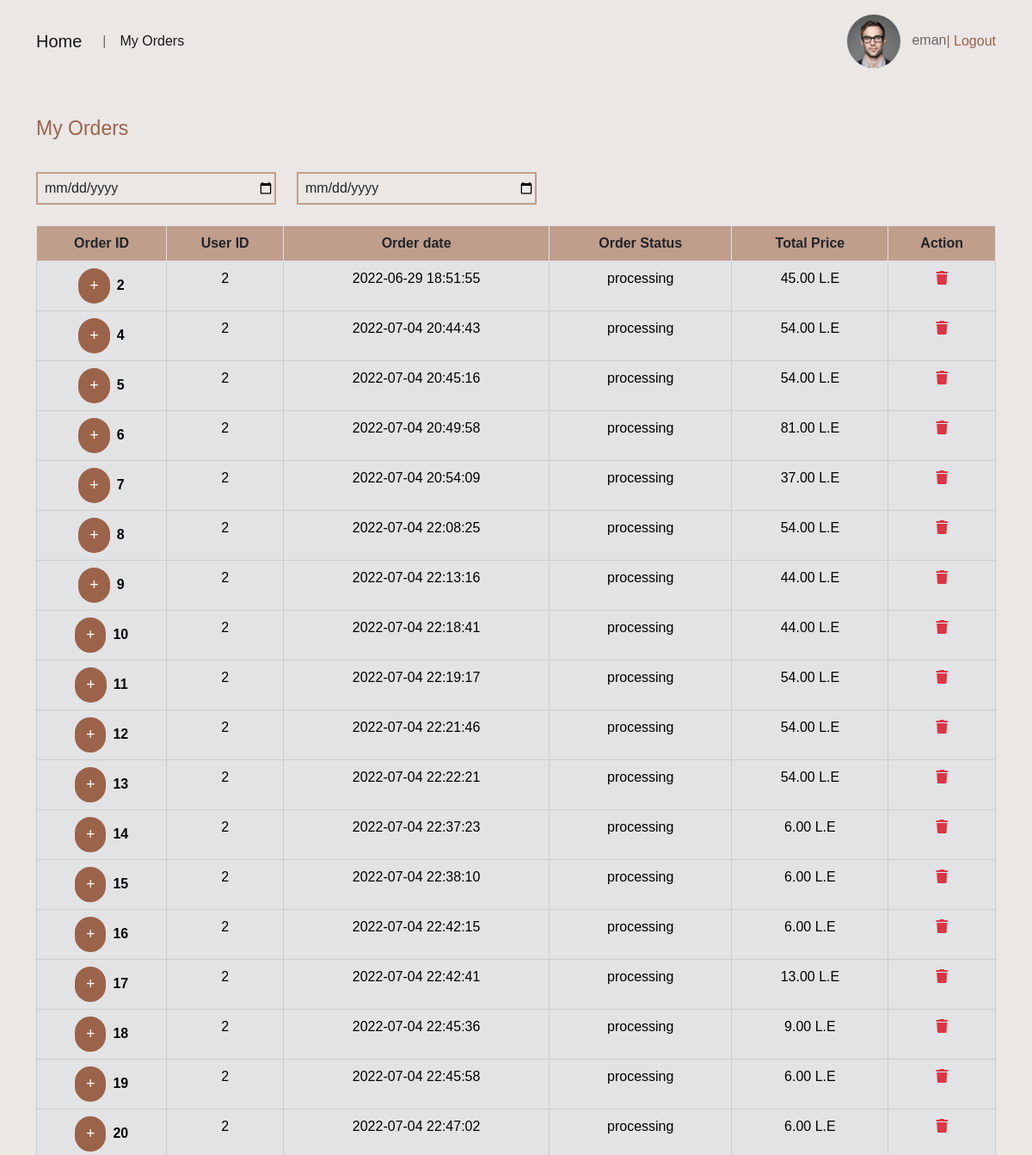
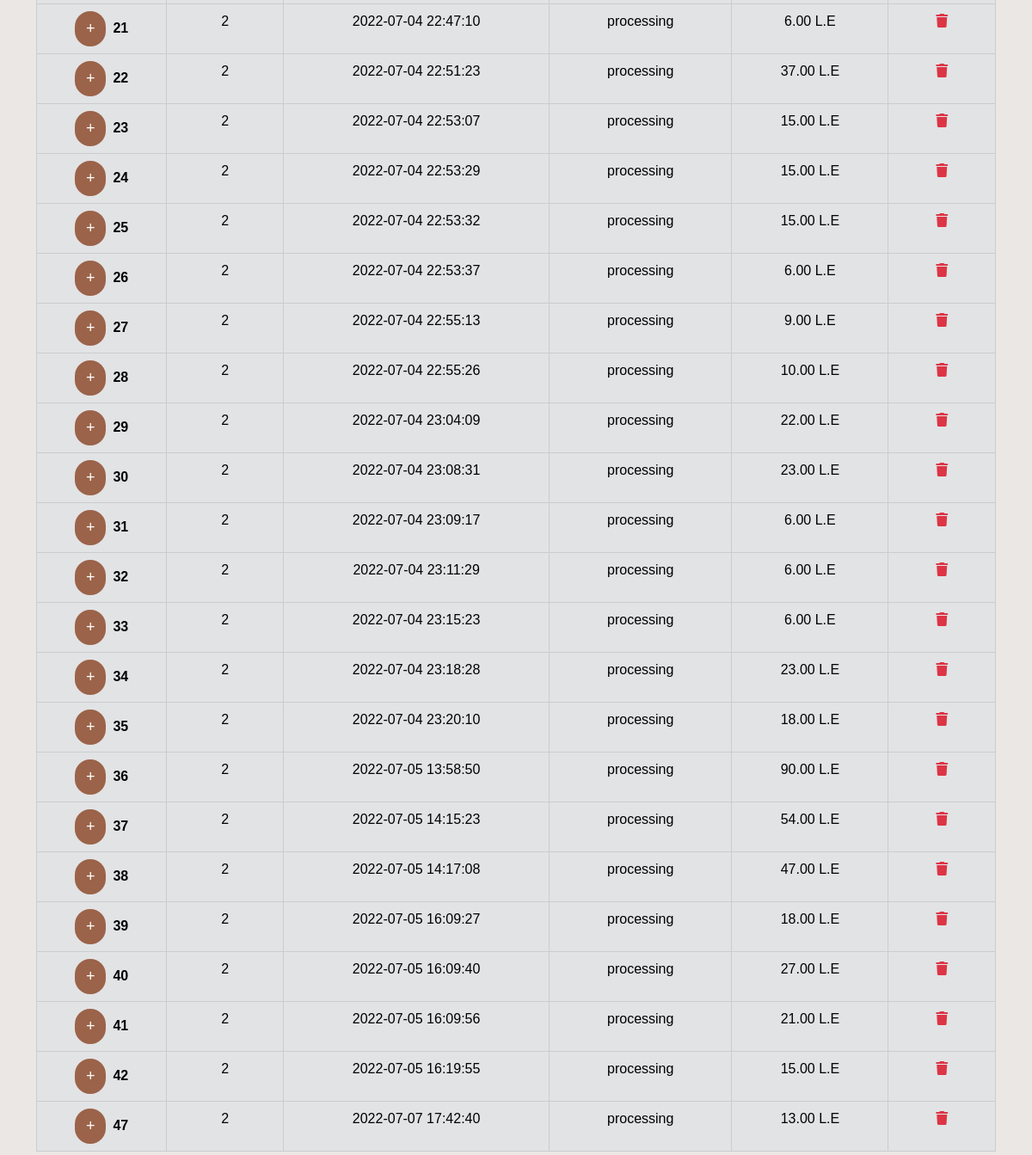
/myOrders.php (signed in), run on the app's committed database (2 pictures, top to bottom).
### tables this page shows
CREATE TABLE `users` (
  `id` int(11) NOT NULL,
  `name` varchar(255) NOT NULL,
  `email` varchar(255) NOT NULL,
  `password` varchar(255) NOT NULL,
  `room_no` int(11) NOT NULL,
  `ext` varchar(255) DEFAULT NULL,
  `img` varchar(255) NOT NULL
);

CREATE TABLE `orders` (
  `id` int(11) NOT NULL,
  `user_id` int(11) DEFAULT NULL,
  `status` enum('processing','out for delivery','done') NOT NULL DEFAULT 'processing',
  `total_price` decimal(8,2) NOT NULL,
  `room_no` int(11) NOT NULL,
  `notes` varchar(255) DEFAULT NULL,
  `order_date` datetime NOT NULL DEFAULT current_timestamp()
);

### myOrders.php (the view, shortened to what this page needs)
<?php
 if (!empty($_SESSION['user'])) {
    $iduserin=$_SESSION['user'];
    require 'connection.php';
    $queryString=$connection->prepare('SELECT name , img FROM `users` WHERE id=?;');
    $queryString->execute([$_SESSION['user']]);
    $user_data=$queryString->fetch();
    $user_name=$user_data['name'];
    $user_image=$user_data['img'];
?>
<!DOCTYPE html>
<html>
<head>
  <?php require "headerlinks.php"?>
</head>
<body>
   <div class="container-fluid text-center navcol">
    <nav class="navbar navbar-expand-lg navbar-light ">
    <div class="container pt-2">
    <a class="navbar-brand" href="homeUser.php">Home</a>
    <div class="collapse navbar-collapse" id="navbarText">
      <ul class="navbar-nav me-auto mb-2 mb-lg-0">
        <li class="nav-item">
            <span class="nav-link d-lg-block d-none">|</span>
        </li>
        <li class="nav-item">
          <a class="nav-link active" aria-current="page" href="myOrders.php">My Orders</a>
        </li>
      </ul>
      <div>
      <span class="navbar-text me-2" id="username">
        <img src="<?='userphotos/'.$user_image ?>" class="rounded-circle border" alt="userimage" id="userimage">
      </span>
      <span class="navbar-text me-auto" id="username">
    <?= $user_name ?>
      </span>
      </div>
      <a class=" active" aria-current="page" style="text-decoration: none; color:#9b6349;" href="logout.php"> | Logout</a>
    </div>
   </div>
 </nav>
   </div>
<div class="container mt-5">
<h2 class="title">My Orders</h2>
<div class="d-flex w-100 mx-auto mb-4">
<input type="date" class="form-control w-25 text-dark ps-2 me-4" id="fromDate" name="fromDate" onchange="getDatefrom(this.value)">
<input type="date" class="form-control w-25 ps-2 text-dark" id="toDate" name="toDate" onchange="getDateto(this.value,<?= $iduserin ?>)">
</div>
<div id="orders">
<table  class="text-center table table-bordered mb-1 mx-auto ">
<tr class='table-havan' >
        <th>Order ID</th>
        <th>User ID</th>
       <th>Order date</th>
       <th>Order Status</th>
       <th>Total Price</th>
         <th >Action</th>
                                </tr>
                                <?php
       require 'connection.php';
     $queryString=$connection->prepare("SELECT * from orders WHERE   user_id=?");
        $queryString->execute([$_SESSION['user']]);
        $orders=$queryString->fetchAll();
        foreach ($orders as $ord){
          $idneed= $ord['id']; ?>
          <tr  class="text-center table-secondary">
              <th ><button class='btn me-2' onclick="showProduct(<?= $idneed ?>,event)">+</button><?= $ord['id']?></th>
              <td><?= $ord['user_id']?></td>
              <td><?= $ord['order_date']?></td>
              <td><?= $ord['status']?> </td>
              <td><?= $ord['total_price']?> L.E</td>
              <?php
                if($ord['status']==='processing')
                {
                    echo "<td><a class='text-danger' href='deleteorder.php?or_id={$ord['id']}&deleteorder'>
                    <i class='fa-solid fa-trash '></i>
                    </a></td>";
                        ?>
                        <?php
                }
                else{
                    echo "<td> </td>";
                }
                ?>
                </tr><?php }?>
</table>
</div>
</div>
</body>
</html>
<?php
 }
 else {
  header("Location:index.php");
 }
 ?>

### css/main.css (style rules this page uses)
* { font-family: "Poppins", "Arial", "Helvetica Neue", sans-serif; outline:none !important; }
body { background-color: #eae7e5; }
img[alt="userimage"] { width: 4rem; }
.navcol { background-color: #eae7e5; }
span { color:#ce1212; }
.title { font-size: 23px; color: #9b6349; font-weight: 400; margin-bottom: 36px; }
.form-control , label { outline: none !important; box-shadow: none !important; border: none; border-bottom: 1px solid rgba(255, 255, 255, 0.2); padding: 5px 0; font-size: 16px; color: #ccc; border-radius: 0; background: transparent; opacity: 1; -webkit-border-radius: 0; -moz-border-radius: 0; -ms-border-radius: 0; -o-border-radius: 0; }
.btn { color: #fff; -webkit-transition: all 0.4s ease; -o-transition: all 0.4s ease; -moz-transition: all 0.4s ease; transition: all 0.4s ease; font-size: 18px; -ms-transition: all 0.4s ease; border-radius: 20px; -webkit-border-radius: 20px; -moz-border-radius: 20px; -ms-border-radius: 20px; -o-border-radius: 20px; background: #9b6349; }

### myOrders.php (style rules this page uses)
img[alt="userimage"] { width: 4rem; }
.table-havan { background-color: #bf9e8b; }
.form-control { border: 2px solid #bf9e8b; }

### data on the page
users: img (picture), name "eman"
orders: id "2", user "2", order_date "2022-06-29 18:51:55", status "processing", total_price "45.00"
orders: id "4", user "2", order_date "2022-07-04 20:44:43", status "processing", total_price "54.00"
orders: id "5", user "2", order_date "2022-07-04 20:45:16", status "processing", total_price "54.00"
orders: id "6", user "2", order_date "2022-07-04 20:49:58", status "processing", total_price "81.00"
orders: id "7", user "2", order_date "2022-07-04 20:54:09", status "processing", total_price "37.00"
orders: id "8", user "2", order_date "2022-07-04 22:08:25", status "processing", total_price "54.00"
orders: id "9", user "2", order_date "2022-07-04 22:13:16", status "processing", total_price "44.00"
orders: id "10", user "2", order_date "2022-07-04 22:18:41", status "processing", total_price "44.00"
orders: id "11", user "2", order_date "2022-07-04 22:19:17", status "processing", total_price "54.00"
orders: id "12", user "2", order_date "2022-07-04 22:21:46", status "processing", total_price "54.00"
orders: id "13", user "2", order_date "2022-07-04 22:22:21", status "processing", total_price "54.00"
orders: id "14", user "2", order_date "2022-07-04 22:37:23", status "processing", total_price "6.00"
orders: id "15", user "2", order_date "2022-07-04 22:38:10", status "processing", total_price "6.00"
orders: id "16", user "2", order_date "2022-07-04 22:42:15", status "processing", total_price "6.00"
orders: id "17", user "2", order_date "2022-07-04 22:42:41", status "processing", total_price "13.00"
orders: id "18", user "2", order_date "2022-07-04 22:45:36", status "processing", total_price "9.00"
orders: id "19", user "2", order_date "2022-07-04 22:45:58", status "processing", total_price "6.00"
orders: id "20", user "2", order_date "2022-07-04 22:47:02", status "processing", total_price "6.00"
orders: id "21", user "2", order_date "2022-07-04 22:47:10", status "processing", total_price "6.00"
orders: id "22", user "2", order_date "2022-07-04 22:51:23", status "processing", total_price "37.00"
orders: id "23", user "2", order_date "2022-07-04 22:53:07", status "processing", total_price "15.00"
orders: id "24", user "2", order_date "2022-07-04 22:53:29", status "processing", total_price "15.00"
orders: id "25", user "2", order_date "2022-07-04 22:53:32", status "processing", total_price "15.00"
orders: id "26", user "2", order_date "2022-07-04 22:53:37", status "processing", total_price "6.00"
orders: id "27", user "2", order_date "2022-07-04 22:55:13", status "processing", total_price "9.00"
orders: id "28", user "2", order_date "2022-07-04 22:55:26", status "processing", total_price "10.00"
orders: id "29", user "2", order_date "2022-07-04 23:04:09", status "processing", total_price "22.00"
orders: id "30", user "2", order_date "2022-07-04 23:08:31", status "processing", total_price "23.00"
orders: id "31", user "2", order_date "2022-07-04 23:09:17", status "processing", total_price "6.00"
orders: id "32", user "2", order_date "2022-07-04 23:11:29", status "processing", total_price "6.00"
orders: id "33", user "2", order_date "2022-07-04 23:15:23", status "processing", total_price "6.00"
orders: id "34", user "2", order_date "2022-07-04 23:18:28", status "processing", total_price "23.00"
orders: id "35", user "2", order_date "2022-07-04 23:20:10", status "processing", total_price "18.00"
orders: id "36", user "2", order_date "2022-07-05 13:58:50", status "processing", total_price "90.00"
orders: id "37", user "2", order_date "2022-07-05 14:15:23", status "processing", total_price "54.00"
orders: id "38", user "2", order_date "2022-07-05 14:17:08", status "processing", total_price "47.00"
orders: id "39", user "2", order_date "2022-07-05 16:09:27", status "processing", total_price "18.00"
orders: id "40", user "2", order_date "2022-07-05 16:09:40", status "processing", total_price "27.00"
orders: id "41", user "2", order_date "2022-07-05 16:09:56", status "processing", total_price "21.00"
orders: id "42", user "2", order_date "2022-07-05 16:19:55", status "processing", total_price "15.00"
orders: id "47", user "2", order_date "2022-07-07 17:42:40", status "processing", total_price "13.00"
